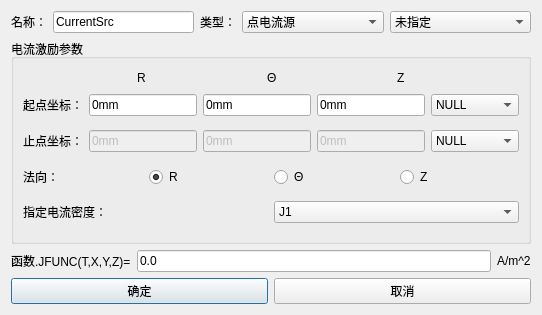
<?xml version="1.0" encoding="UTF-8"?>
<ui version="4.0">
 <class>Dialog_ExpDlg</class>
 <widget class="QDialog" name="Dialog_ExpDlg">
  <property name="windowModality">
   <enum>Qt::ApplicationModal</enum>
  </property>
  <property name="geometry">
   <rect>
    <x>0</x>
    <y>0</y>
    <width>542</width>
    <height>315</height>
   </rect>
  </property>
  <property name="minimumSize">
   <size>
    <width>0</width>
    <height>0</height>
   </size>
  </property>
  <property name="maximumSize">
   <size>
    <width>16777215</width>
    <height>16777215</height>
   </size>
  </property>
  <property name="windowTitle">
   <string>空间电流源</string>
  </property>
  <layout class="QGridLayout" name="gridLayout">
   <item row="4" column="0">
    <layout class="QHBoxLayout" name="horizontalLayout_6">
     <item>
      <widget class="QLabel" name="label_3">
       <property name="text">
        <string>函数.JFUNC(T,X,Y,Z)=</string>
       </property>
      </widget>
     </item>
     <item>
      <widget class="QLineEdit" name="LineEdit_JFunc">
       <property name="enabled">
        <bool>true</bool>
       </property>
       <property name="text">
        <string>0.0</string>
       </property>
      </widget>
     </item>
     <item>
      <widget class="QLabel" name="label_4">
       <property name="text">
        <string>A/m^2</string>
       </property>
      </widget>
     </item>
    </layout>
   </item>
   <item row="2" column="0">
    <widget class="QGroupBox" name="groupBox_Port">
     <property name="title">
      <string>电流激励参数</string>
     </property>
     <layout class="QGridLayout" name="gridLayout_2">
      <item row="7" column="0">
       <layout class="QHBoxLayout" name="horizontalLayout_4">
        <item>
         <widget class="QLabel" name="label_2">
          <property name="text">
           <string>指定电流密度：</string>
          </property>
         </widget>
        </item>
        <item>
         <widget class="StyledComboBox" name="ComboBox_Current">
          <item>
           <property name="text">
            <string>J1</string>
           </property>
          </item>
          <item>
           <property name="text">
            <string>J2</string>
           </property>
          </item>
          <item>
           <property name="text">
            <string>J3</string>
           </property>
          </item>
         </widget>
        </item>
       </layout>
      </item>
      <item row="0" column="0">
       <layout class="QHBoxLayout" name="horizontalLayout_9">
        <item>
         <spacer name="horizontalSpacer">
          <property name="orientation">
           <enum>Qt::Horizontal</enum>
          </property>
          <property name="sizeHint" stdset="0">
           <size>
            <width>40</width>
            <height>20</height>
           </size>
          </property>
         </spacer>
        </item>
        <item>
         <widget class="QLabel" name="label_X">
          <property name="text">
           <string>R</string>
          </property>
         </widget>
        </item>
        <item>
         <spacer name="horizontalSpacer_2">
          <property name="orientation">
           <enum>Qt::Horizontal</enum>
          </property>
          <property name="sizeHint" stdset="0">
           <size>
            <width>40</width>
            <height>20</height>
           </size>
          </property>
         </spacer>
        </item>
        <item>
         <widget class="QLabel" name="label_Y">
          <property name="text">
           <string>Θ</string>
          </property>
         </widget>
        </item>
        <item>
         <spacer name="horizontalSpacer_3">
          <property name="orientation">
           <enum>Qt::Horizontal</enum>
          </property>
          <property name="sizeHint" stdset="0">
           <size>
            <width>40</width>
            <height>20</height>
           </size>
          </property>
         </spacer>
        </item>
        <item>
         <widget class="QLabel" name="label_Z">
          <property name="text">
           <string>Z</string>
          </property>
         </widget>
        </item>
        <item>
         <spacer name="horizontalSpacer_4">
          <property name="orientation">
           <enum>Qt::Horizontal</enum>
          </property>
          <property name="sizeHint" stdset="0">
           <size>
            <width>40</width>
            <height>20</height>
           </size>
          </property>
         </spacer>
        </item>
       </layout>
      </item>
      <item row="5" column="0">
       <layout class="QHBoxLayout" name="horizontalLayout_2">
        <item>
         <widget class="QLabel" name="label">
          <property name="text">
           <string>法向：</string>
          </property>
         </widget>
        </item>
        <item>
         <widget class="QRadioButton" name="radioButton_x">
          <property name="text">
           <string>R</string>
          </property>
          <property name="checked">
           <bool>true</bool>
          </property>
         </widget>
        </item>
        <item>
         <widget class="QRadioButton" name="radioButton_y">
          <property name="text">
           <string>Θ</string>
          </property>
         </widget>
        </item>
        <item>
         <widget class="QRadioButton" name="radioButton_z">
          <property name="text">
           <string>Z</string>
          </property>
         </widget>
        </item>
       </layout>
      </item>
      <item row="1" column="0">
       <layout class="QHBoxLayout" name="horizontalLayout_start">
        <item>
         <widget class="QLabel" name="label_start">
          <property name="text">
           <string>起点坐标：</string>
          </property>
         </widget>
        </item>
        <item>
         <widget class="QLineEdit" name="LineEdit_start_x">
          <property name="text">
           <string>0mm</string>
          </property>
         </widget>
        </item>
        <item>
         <widget class="QLineEdit" name="LineEdit_start_y">
          <property name="text">
           <string>0mm</string>
          </property>
         </widget>
        </item>
        <item>
         <widget class="QLineEdit" name="LineEdit_start_z">
          <property name="text">
           <string>0mm</string>
          </property>
         </widget>
        </item>
        <item>
         <widget class="StyledComboBox" name="ComboBox_start">
          <property name="sizePolicy">
           <sizepolicy hsizetype="Expanding" vsizetype="Fixed">
            <horstretch>0</horstretch>
            <verstretch>0</verstretch>
           </sizepolicy>
          </property>
          <item>
           <property name="text">
            <string>NULL</string>
           </property>
          </item>
         </widget>
        </item>
       </layout>
      </item>
      <item row="3" column="0">
       <layout class="QHBoxLayout" name="horizontalLayout_end">
        <item>
         <widget class="QLabel" name="label_end">
          <property name="text">
           <string>止点坐标：</string>
          </property>
         </widget>
        </item>
        <item>
         <widget class="QLineEdit" name="LineEdit_end_x">
          <property name="enabled">
           <bool>false</bool>
          </property>
          <property name="text">
           <string>0mm</string>
          </property>
         </widget>
        </item>
        <item>
         <widget class="QLineEdit" name="LineEdit_end_y">
          <property name="enabled">
           <bool>false</bool>
          </property>
          <property name="text">
           <string>0mm</string>
          </property>
         </widget>
        </item>
        <item>
         <widget class="QLineEdit" name="LineEdit_end_z">
          <property name="enabled">
           <bool>false</bool>
          </property>
          <property name="text">
           <string>0mm</string>
          </property>
         </widget>
        </item>
        <item>
         <widget class="StyledComboBox" name="ComboBox_end">
          <property name="sizePolicy">
           <sizepolicy hsizetype="Expanding" vsizetype="Fixed">
            <horstretch>0</horstretch>
            <verstretch>0</verstretch>
           </sizepolicy>
          </property>
          <item>
           <property name="text">
            <string>NULL</string>
           </property>
          </item>
         </widget>
        </item>
       </layout>
      </item>
      <item row="8" column="0">
       <spacer name="verticalSpacer_7">
        <property name="orientation">
         <enum>Qt::Vertical</enum>
        </property>
        <property name="sizeHint" stdset="0">
         <size>
          <width>20</width>
          <height>40</height>
         </size>
        </property>
       </spacer>
      </item>
      <item row="6" column="0">
       <spacer name="verticalSpacer_6">
        <property name="orientation">
         <enum>Qt::Vertical</enum>
        </property>
        <property name="sizeHint" stdset="0">
         <size>
          <width>20</width>
          <height>40</height>
         </size>
        </property>
       </spacer>
      </item>
      <item row="2" column="0">
       <spacer name="verticalSpacer_4">
        <property name="orientation">
         <enum>Qt::Vertical</enum>
        </property>
        <property name="sizeHint" stdset="0">
         <size>
          <width>20</width>
          <height>40</height>
         </size>
        </property>
       </spacer>
      </item>
      <item row="4" column="0">
       <spacer name="verticalSpacer_5">
        <property name="orientation">
         <enum>Qt::Vertical</enum>
        </property>
        <property name="sizeHint" stdset="0">
         <size>
          <width>20</width>
          <height>40</height>
         </size>
        </property>
       </spacer>
      </item>
     </layout>
    </widget>
   </item>
   <item row="6" column="0">
    <layout class="QHBoxLayout" name="horizontalLayout_10">
     <item>
      <widget class="QPushButton" name="pb_ok">
       <property name="text">
        <string>确定</string>
       </property>
      </widget>
     </item>
     <item>
      <widget class="QPushButton" name="pb_cancel">
       <property name="text">
        <string>取消</string>
       </property>
      </widget>
     </item>
    </layout>
   </item>
   <item row="0" column="0">
    <layout class="QHBoxLayout" name="horizontalLayout">
     <item>
      <widget class="QLabel" name="Label_Name">
       <property name="sizePolicy">
        <sizepolicy hsizetype="Fixed" vsizetype="Preferred">
         <horstretch>0</horstretch>
         <verstretch>0</verstretch>
        </sizepolicy>
       </property>
       <property name="text">
        <string>名称：</string>
       </property>
      </widget>
     </item>
     <item>
      <widget class="QLineEdit" name="LineEdit_Name">
       <property name="sizePolicy">
        <sizepolicy hsizetype="Preferred" vsizetype="Fixed">
         <horstretch>0</horstretch>
         <verstretch>0</verstretch>
        </sizepolicy>
       </property>
       <property name="text">
        <string>CurrentSrc</string>
       </property>
      </widget>
     </item>
     <item>
      <widget class="QLabel" name="Label_Shadow">
       <property name="sizePolicy">
        <sizepolicy hsizetype="Fixed" vsizetype="Preferred">
         <horstretch>0</horstretch>
         <verstretch>0</verstretch>
        </sizepolicy>
       </property>
       <property name="text">
        <string>类型：</string>
       </property>
      </widget>
     </item>
     <item>
      <widget class="StyledComboBox" name="ComboBox_Shadow">
       <property name="enabled">
        <bool>true</bool>
       </property>
       <property name="maximumSize">
        <size>
         <width>16777215</width>
         <height>16777215</height>
        </size>
       </property>
       <property name="editable">
        <bool>false</bool>
       </property>
       <item>
        <property name="text">
         <string>点电流源</string>
        </property>
       </item>
       <item>
        <property name="text">
         <string>线电流源</string>
        </property>
       </item>
       <item>
        <property name="text">
         <string>面电流源</string>
        </property>
       </item>
       <item>
        <property name="text">
         <string>体电流源</string>
        </property>
       </item>
      </widget>
     </item>
     <item>
      <widget class="QComboBox" name="comboBox">
       <item>
        <property name="text">
         <string>未指定</string>
        </property>
       </item>
      </widget>
     </item>
    </layout>
   </item>
   <item row="3" column="0">
    <spacer name="verticalSpacer_8">
     <property name="orientation">
      <enum>Qt::Vertical</enum>
     </property>
     <property name="sizeHint" stdset="0">
      <size>
       <width>20</width>
       <height>40</height>
      </size>
     </property>
    </spacer>
   </item>
   <item row="5" column="0">
    <spacer name="verticalSpacer_9">
     <property name="orientation">
      <enum>Qt::Vertical</enum>
     </property>
     <property name="sizeHint" stdset="0">
      <size>
       <width>20</width>
       <height>40</height>
      </size>
     </property>
    </spacer>
   </item>
   <item row="1" column="0">
    <spacer name="verticalSpacer">
     <property name="orientation">
      <enum>Qt::Vertical</enum>
     </property>
     <property name="sizeHint" stdset="0">
      <size>
       <width>20</width>
       <height>40</height>
      </size>
     </property>
    </spacer>
   </item>
   <item row="7" column="0">
    <spacer name="verticalSpacer_10">
     <property name="orientation">
      <enum>Qt::Vertical</enum>
     </property>
     <property name="sizeHint" stdset="0">
      <size>
       <width>20</width>
       <height>40</height>
      </size>
     </property>
    </spacer>
   </item>
  </layout>
 </widget>
 <customwidgets>
  <customwidget>
   <class>StyledComboBox</class>
   <extends>QComboBox</extends>
   <header>StyledComboBox.h</header>
  </customwidget>
 </customwidgets>
 <resources/>
 <connections/>
</ui>
